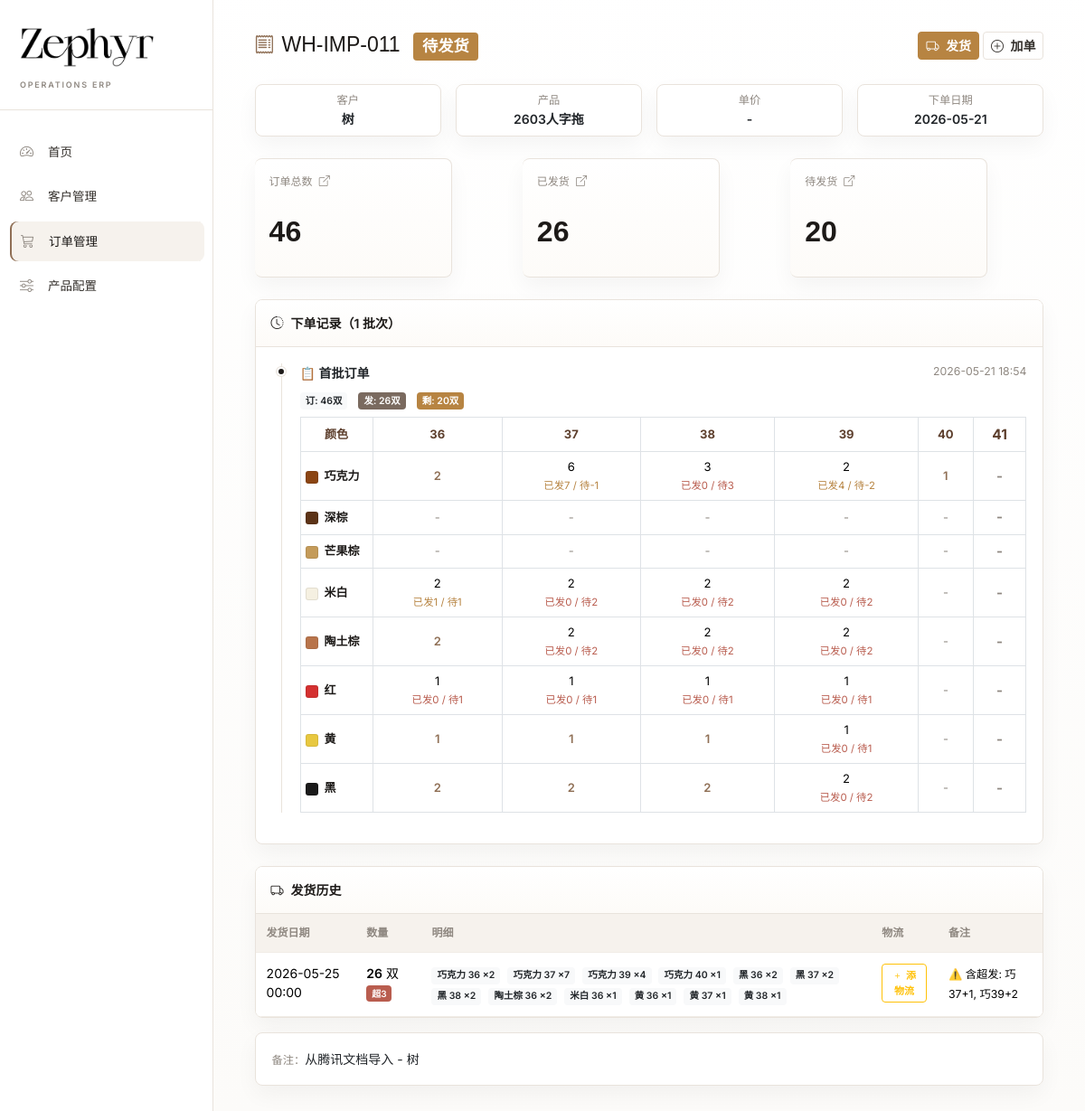
Page /orders/11 on the earlier database version.
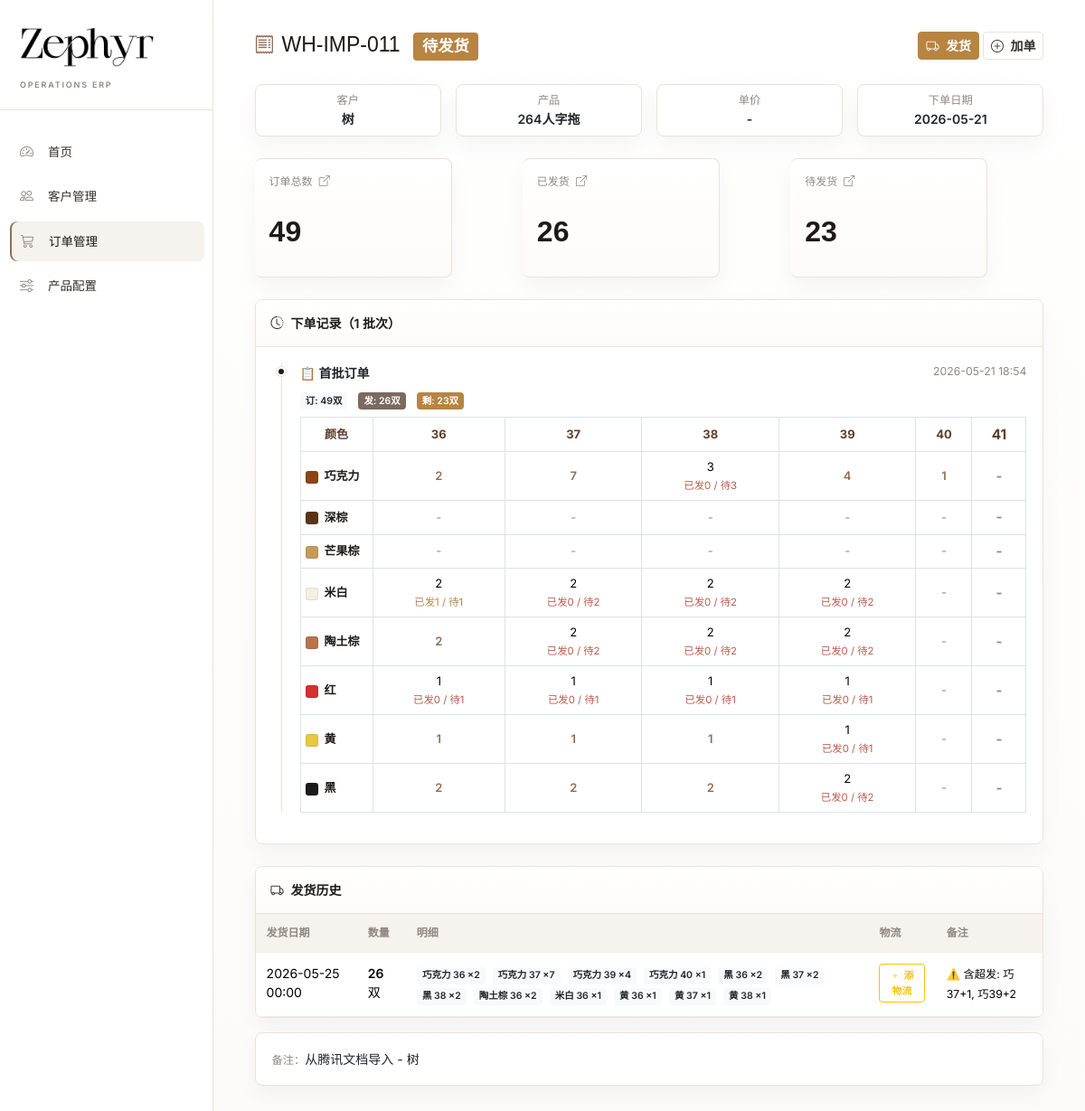
Same page on the later database version.
### models.py (models this page shows, shortened)
class Product(db.Model):
    __tablename__ = 'products'
    id = db.Column(db.Integer, primary_key=True)
    name = db.Column(db.String(100), unique=True, nullable=False)  # 如: 2603人字拖
    image = db.Column(db.String(255), default='')
    is_active = db.Column(db.Boolean, default=True)
    created_at = db.Column(db.DateTime, default=datetime.utcnow)
    colors = db.relationship('ProductColor', backref='product', lazy='dynamic',
                             cascade='all, delete-orphan')
    sizes = db.relationship('ProductSize', backref='product', lazy='dynamic',
                            cascade='all, delete-orphan')
    orders = db.relationship('Order', backref='product', lazy='dynamic')

class Order(db.Model):
    __tablename__ = 'orders'
    id = db.Column(db.Integer, primary_key=True)
    customer_id = db.Column(db.Integer, db.ForeignKey('customers.id'), nullable=False)
    product_id = db.Column(db.Integer, db.ForeignKey('products.id'), nullable=False)
    order_number = db.Column(db.String(50), unique=True, nullable=False)
    unit_price = db.Column(db.Float, default=0.0)
    total_qty = db.Column(db.Integer, default=0)
    total_shipped = db.Column(db.Integer, default=0)
    status = db.Column(db.String(20), default='pending')  # pending / partial / completed
    notes = db.Column(db.Text, default='')
    created_at = db.Column(db.DateTime, default=datetime.utcnow)
    updated_at = db.Column(db.DateTime, default=datetime.utcnow, onupdate=datetime.utcnow)
    lines = db.relationship('OrderLine', backref='order', lazy='dynamic',
                            cascade='all, delete-orphan')
    shipments = db.relationship('Shipment', backref='order', lazy='dynamic',
                                cascade='all, delete-orphan')
    @property
    def total_pending(self):
        return self.total_qty - self.total_shipped

class OrderLine(db.Model):
    __tablename__ = 'order_lines'
    id = db.Column(db.Integer, primary_key=True)
    order_id = db.Column(db.Integer, db.ForeignKey('orders.id'), nullable=False)
    batch = db.Column(db.Integer, default=1)  # 批次号：1=首批,2=第一次加单...
    color = db.Column(db.String(50), nullable=False)
    size = db.Column(db.String(10), nullable=False)
    qty = db.Column(db.Integer, default=0)  # 本批次订购数量
    shipped_qty = db.Column(db.Integer, default=0)  # 累计已发
    created_at = db.Column(db.DateTime, default=datetime.utcnow)
    @property
    def pending_qty(self):
        return self.qty - self.shipped_qty

class ProductSize(db.Model):
    __tablename__ = 'product_sizes'
    id = db.Column(db.Integer, primary_key=True)
    product_id = db.Column(db.Integer, db.ForeignKey('products.id'), nullable=False)
    size_label = db.Column(db.String(10), nullable=False)  # 如: 36, 37, 38
    sort_order = db.Column(db.Integer, default=0)

class Shipment(db.Model):
    __tablename__ = 'shipments'
    id = db.Column(db.Integer, primary_key=True)
    order_id = db.Column(db.Integer, db.ForeignKey('orders.id'), nullable=False)
    ship_date = db.Column(db.DateTime, default=datetime.utcnow)
    logistics_company = db.Column(db.String(50), default='')
    tracking_number = db.Column(db.String(50), default='')
    notes = db.Column(db.Text, default='')
    created_at = db.Column(db.DateTime, default=datetime.utcnow)
    details = db.relationship('ShipDetail', backref='shipment', lazy='dynamic',
                              cascade='all, delete-orphan')
    @property
    def total_shipped(self):
        return sum(d.qty for d in self.details.all())
    @property
    def is_overship(self):
        return self.over_qty > 0
    @property
    def over_qty(self):
        total = 0
        for d in self.details.all():
            line = OrderLine.query.get(d.order_line_id)
            if line and line.shipped_qty > line.qty:
                overship = max(0, line.shipped_qty - line.qty)
                total += min(d.qty, overship)
        return total

class ShipDetail(db.Model):
    __tablename__ = 'ship_details'
    id = db.Column(db.Integer, primary_key=True)
    shipment_id = db.Column(db.Integer, db.ForeignKey('shipments.id'), nullable=False)
    order_line_id = db.Column(db.Integer, db.ForeignKey('order_lines.id'), nullable=False)
    color = db.Column(db.String(50), nullable=False)
    size = db.Column(db.String(10), nullable=False)
    qty = db.Column(db.Integer, default=0)  # 本次发货数量
    order_line = db.relationship('OrderLine')

### app.py (the view)
@app.route('/orders/<int:order_id>')
def order_detail(order_id):
    order = Order.query.get_or_404(order_id)
    product = order.product
    colors = product.colors.order_by(ProductColor.sort_order).all()
    sizes = product.sizes.order_by(ProductSize.sort_order).all()
    batches = {}
    for line in order.lines.order_by(OrderLine.batch, OrderLine.created_at).all():
        key = line.batch
        if key not in batches:
            batches[key] = {
                'batch': line.batch,
                'created_at': line.created_at.strftime('%Y-%m-%d %H:%M'),
                'lines': [],
                'total_qty': 0,
                'total_shipped': 0,
            }
        batches[key]['lines'].append(line)
        batches[key]['total_qty'] += line.qty
        batches[key]['total_shipped'] += line.shipped_qty
    shipments = order.shipments.order_by(Shipment.ship_date.desc()).all()
    shipped_matrix = {}  # {color: {size: qty}}
    pending_matrix = {}
    order_matrix = {}     # {color: {size: qty}} 总订单
    for line in order.lines.all():
        color_ship = shipped_matrix.setdefault(line.color, {})
        color_ship[line.size] = color_ship.get(line.size, 0) + line.shipped_qty
        color_pend = pending_matrix.setdefault(line.color, {})
        color_pend[line.size] = color_pend.get(line.size, 0) + line.pending_qty
        color_ord = order_matrix.setdefault(line.color, {})
        color_ord[line.size] = color_ord.get(line.size, 0) + line.qty
    shipment_matrices = []
    for shipment in shipments:
        sm = {'id': shipment.id, 'date': shipment.ship_date.strftime('%Y-%m-%d %H:%M'),
              'total': shipment.total_shipped, 'notes': shipment.notes,
              'logistics': f'{shipment.logistics_company} {shipment.tracking_number}'.strip(),
              'matrix': {}}
        for d in shipment.details.all():
            cm = sm['matrix'].setdefault(d.color, {})
            cm[d.size] = cm.get(d.size, 0) + d.qty
        shipment_matrices.append(sm)
    return render_template('order_detail.html', order=order, product=product,
                           colors=colors, sizes=sizes, batches=batches,
                           shipments=shipments, shipped_matrix=shipped_matrix,
                           pending_matrix=pending_matrix, order_matrix=order_matrix,
                           shipment_matrices=shipment_matrices)

### templates/order_detail.html (shortened to what the changed rows need)
{% extends "base.html" %}
{% block content %}
<div class="d-flex justify-content-between align-items-center mb-3">
    <h4 class="mb-0">
        <i class="bi bi-receipt me-2"></i>{{ order.order_number }}
        {% if order.status == 'completed' %}
        <span class="badge badge-completed ms-2">已完成</span>
        {% elif order.status == 'partial' %}
        <span class="badge badge-partial ms-2">部分发货</span>
        {% else %}
        <span class="badge badge-pending ms-2">待发货</span>
        {% endif %}
    </h4>
    <div>
        {% if order.total_pending > 0 %}
        <a href="{{ url_for('order_ship', order_id=order.id) }}" class="btn btn-warning btn-sm">
        </a>
        {% endif %}
        <a href="{{ url_for('order_add_batch', order_id=order.id) }}" class="btn btn-outline-info btn-sm">
        </a>
    </div>
</div>
<div class="row g-3 mb-4">
    <div class="col-6 col-md-3">
        <div class="card p-2 text-center">
            <small class="text-muted">产品</small>
            <div class="fw-bold">{{ order.product.name }}</div>
        </div>
    </div>
    <div class="col-6 col-md-3">
        <div class="card p-2 text-center">
            <small class="text-muted">下单日期</small>
            <div class="fw-bold">{{ order.created_at.strftime('%Y-%m-%d') }}</div>
        </div>
    </div>
</div>
<div class="row g-3 mb-4">
    <div class="col-4">
        <div class="card stat-card primary p-3" style="cursor:pointer" data-bs-toggle="modal" data-bs-target="#orderMatrixModal">
            <div class="stat-label">订单总数 <i class="bi bi-box-arrow-up-right ms-1" style="font-size:12px"></i></div>
            <div class="stat-value">{{ order.total_qty }}</div>
        </div>
    </div>
    <div class="col-4">
        <div class="card stat-card success p-3" style="cursor:pointer" data-bs-toggle="modal" data-bs-target="#shippedModal">
            <div class="stat-label">已发货 <i class="bi bi-box-arrow-up-right ms-1" style="font-size:12px"></i></div>
            <div class="stat-value">
                {{ order.total_shipped }}
            </div>
        </div>
    </div>
    <div class="col-4">
        <div class="card stat-card {{ 'warning' if order.total_pending > 0 else 'success' }} p-3" style="cursor:pointer" data-bs-toggle="modal" data-bs-target="#pendingModal">
            <div class="stat-label">待发货 <i class="bi bi-box-arrow-up-right ms-1" style="font-size:12px"></i></div>
            <div class="stat-value">{{ [order.total_pending, 0]|max }}</div>
        </div>
    </div>
</div>
{% if batches|length > 0 %}
<div class="card mb-4">
    <div class="card-body">
        <div class="timeline">
            {% for batch_key, batch_data in batches.items() %}
            <div class="timeline-item">
                <div class="d-flex justify-content-between">
                    <strong>
                        {% if loop.index == 1 %}📋 首批订单{% else %}🔄 第 {{ batch_data.batch }} 次加单{% endif %}
                    </strong>
                    <small class="text-muted">{{ batch_data.created_at }}</small>
                </div>
                <div class="mt-2">
                    <span class="badge bg-light text-dark me-2">订: {{ batch_data.total_qty }}双</span>
                    <span class="badge bg-success me-2">发: {{ batch_data.total_shipped }}双</span>
                    {% set pending = batch_data.total_qty - batch_data.total_shipped %}
                    <span class="badge bg-warning text-dark">剩: {{ pending }}双</span>
                </div>
                <div class="table-responsive mt-2">
                    <table class="table table-bordered table-sm matrix-table">
                        <thead>
                            <tr>
                                <th style="width:80px">颜色</th>
                                {% for s in sizes %}<th>{{ s.size_label }}</th>{% endfor %}
                            </tr>
                        </thead>
                        <tbody>
                            {% set batch_colors = {} %}
                            {% for line in batch_data.lines %}
                                {% set _ = batch_colors.update({line.color: batch_colors.get(line.color, []) + [line]}) %}
                            {% endfor %}
                            {% for color in colors %}
                            {% set clines = batch_colors.get(color.name, []) %}
                            <tr>
                                <td class="color-label">
                                    <span class="color-dot" style="background:{{ color.hex_code }}"></span>{{ color.name }}
                                </td>
                                {% for s in sizes %}
                                {% set found = namespace(line=none) %}
                                {% for cl in clines %}{% if cl.size == s.size_label %}{% set found.line = cl %}{% endif %}{% endfor %}
                                <td>
                                    {% if found.line %}
                                    {% if found.line.qty == found.line.shipped_qty %}
                                    <span class="text-success fw-bold">{{ found.line.qty }}</span>
                                    {% else %}
                                    <div>{{ found.line.qty }}</div>
                                    <small class="text-{{ 'warning' if found.line.shipped_qty > 0 else 'danger' }}">
                                        已发{{ found.line.shipped_qty }} / 待{{ found.line.pending_qty }}
                                    </small>
                                    {% endif %}
                                    {% else %}
                                    <span class="text-muted">-</span>
                                    {% endif %}
                                </td>
                                {% endfor %}
                            </tr>
                            {% endfor %}
                        </tbody>
                    </table>
                </div>
            </div>
            {% endfor %}
        </div>
    </div>
</div>
{% endif %}
{% if shipments %}
<div class="card">
    <div class="card-body p-0">
        <table class="table table-hover mb-0">
            <thead class="table-light">
                <tr>
                    <th>发货日期</th>
                    <th>数量</th>
                    <th>明细</th>
                    <th>物流</th>
                    <th>备注</th>
                </tr>
            </thead>
            <tbody>
                {% for s in shipments %}
                <tr style="cursor:pointer" onclick="showShipmentDetail('shipment-{{ s.id }}')">
                    <td>{{ s.ship_date.strftime('%Y-%m-%d %H:%M') }}</td>
                    <td>
                        <strong>{{ s.total_shipped }}</strong> 双
                        {% if s.is_overship %}<span class="badge bg-danger" style="font-size:10px">超{{ s.over_qty }}</span>{% endif %}
                    </td>
                    <td>
                        {% for d in s.details.all() %}
                        <span class="badge bg-light text-dark me-1">{{ d.color }} {{ d.size }} ×{{ d.qty }}</span>
                        {% endfor %}
                    </td>
                    <td onclick="event.stopPropagation()">
                        {% if s.logistics_company or s.tracking_number %}
                        <small>{{ s.logistics_company }} {{ s.tracking_number }}</small>
                        <button class="btn btn-sm btn-outline-secondary ms-1" style="font-size:10px;padding:0 4px"
                                onclick="event.stopPropagation();editLogistics({{ s.id }},'{{ s.logistics_company|default('',true) }}','{{ s.tracking_number|default('',true) }}')">
                            <i class="bi bi-pencil"></i>
                        </button>
                        {% else %}
                        <button class="btn btn-sm btn-outline-warning" style="font-size:11px"
                                onclick="event.stopPropagation();editLogistics({{ s.id }},'','')">
                            <i class="bi bi-plus me-1"></i>添物流
                        </button>
                        {% endif %}
                    </td>
                    <td><small>{{ s.notes or '-' }}</small></td>
                </tr>
                {% endfor %}
            </tbody>
        </table>
    </div>
</div>
{% endif %}
{% if order.notes %}
<div class="card mt-3">
    <div class="card-body">
        <small class="text-muted">备注：</small>{{ order.notes }}
    </div>
</div>
{% endif %}
{% endblock %}

Differences in the rows shown:
changed Order "WH-IMP-011": total_qty "46" → "49"; pending "20" → "23"
changed Product: product.name "2603人字拖" → "264人字拖"
shown differently, row unchanged: ProductSize (number 2 of 6 on the later page): no longer shows "已发 / 待"
shown differently, row unchanged: ProductSize (number 4 of 6 on the later page): no longer shows "已发 / 待"
changed OrderLine (number 2 of 25 on the later page): qty 6 → 7 (drawn); line.qty "6" → "7"; line.shipped_qty "7" → (not shown); line.pending_qty "-1" → (not shown)
changed OrderLine (number 4 of 25 on the later page): qty 2 → 4 (drawn); line.qty "2" → "4"; line.shipped_qty "4" → (not shown); line.pending_qty "-2" → (not shown)
changed through a linked row, Shipment "⚠️ 含超发: 巧37+1, 巧39+2": over_qty "3" → (not shown)
Other differences:
{{ [order.total_pending, 0]|max }}: "20" → "23"
